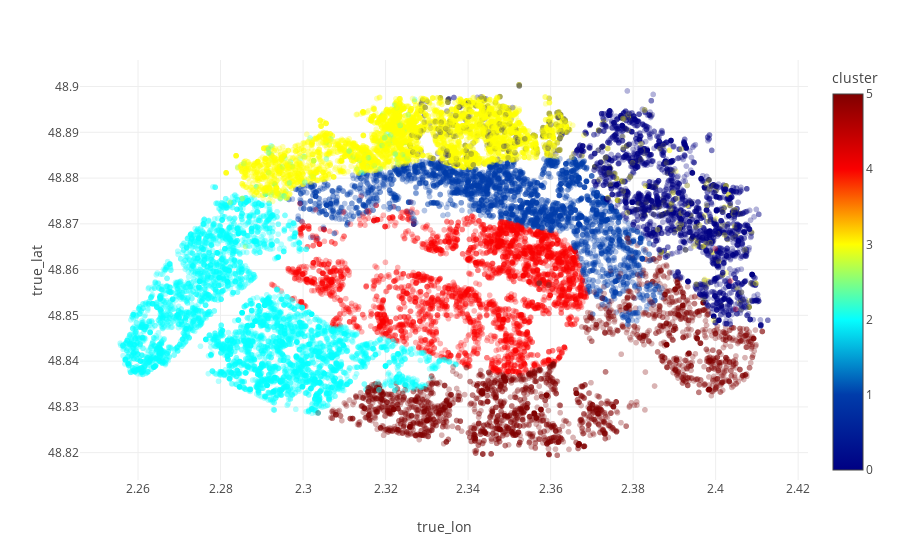

Notebook cell for this chart:
### Code cell
px.scatter(df_ACP, x = 'true_lon', y = 'true_lat', color = 'cluster', template = 'none', opacity = .3, color_continuous_scale = 'Jet')

### Figure 1 — Plotly figure (JSON) as saved in the notebook; plotly's stock layout.template omitted (floating-point values rounded to 4 significant figures; data arrays with more than 128 entries replaced by an {"elided": "..."} marker saying what was removed)
{"data": [{"hovertemplate": "true_lon=%{x}<br>true_lat=%{y}<br>cluster=%{marker.color}<extra></extra>", "legendgroup": "", "marker": {"color": {"elided": "24965 int values"}, "coloraxis": "coloraxis", "opacity": 0.3, "symbol": "circle"}, "mode": "markers", "name": "", "showlegend": false, "type": "scattergl", "x": {"elided": "24965 float values"}, "xaxis": "x", "y": {"elided": "24965 float values"}, "yaxis": "y"}], "layout": {"coloraxis": {"colorbar": {"title": {"text": "cluster"}}, "colorscale": [[0, "rgb(0,0,131)"], [0.2, "rgb(0,60,170)"], [0.4, "rgb(5,255,255)"], [0.6, "rgb(255,255,0)"], [0.8, "rgb(250,0,0)"], [1, "rgb(128,0,0)"]]}, "legend": {"tracegroupgap": 0}, "margin": {"t": 60}, "xaxis": {"anchor": "y", "domain": [0, 1], "title": {"text": "true_lon"}}, "yaxis": {"anchor": "x", "domain": [0, 1], "title": {"text": "true_lat"}}}}
